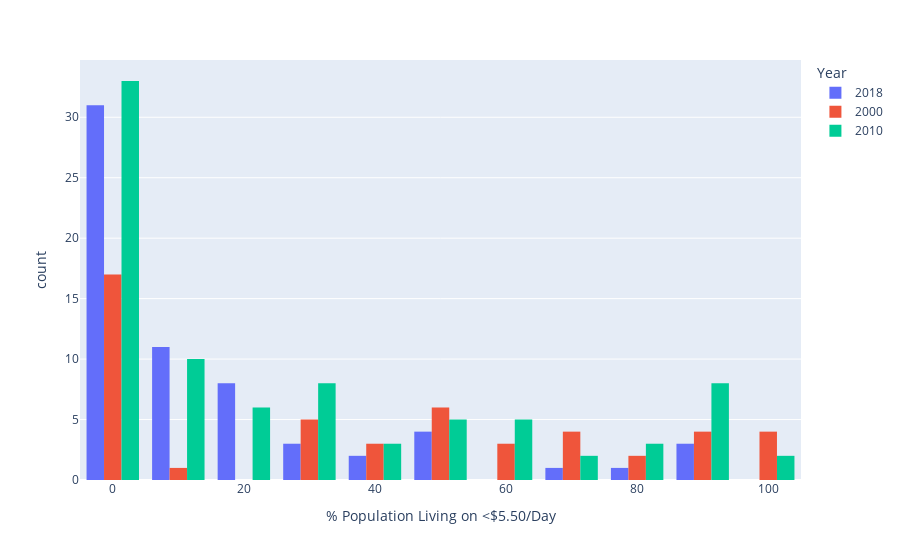

Notebook code cell kept with this figure:
### Code cell
sample_years = fully_merged.loc[fully_merged['Year'].isin([2018, 2010, 2000])]
fig = px.histogram(sample_years, x = "% Population Living on <$5.50/Day", color = 'Year', barmode = 'group')
fig.show()

### Figure 1 — Plotly figure (JSON) as saved in the notebook; plotly's stock layout.template omitted (floating-point values rounded to 4 significant figures)
{"data": [{"alignmentgroup": "True", "bingroup": "x", "hovertemplate": "Year=2018<br>% Population Living on <$5.50/Day=%{x}<br>count=%{y}<extra></extra>", "legendgroup": "2018", "marker": {"color": "#636efa", "pattern": {"shape": ""}}, "name": "2018", "offsetgroup": "2018", "orientation": "v", "showlegend": true, "type": "histogram", "x": [88.5, 12.3, 42.5, 1, 0.4, 0.2, 23.4, 19.8, 6.9, 28.2, 11.2, 2.4, 0.1, 0.2, 0.3, 13.9, 24.2, 26.3, 0.8, 0.2, 0.1, 42.5, 2.9, 50.4, 2, 53.2, 14, 4.6, 54.8, 70.4, 2.5, 2.4, 0.6, 0.3, 22.7, 12.8, 27.1, 0.3, 92, 17.9, 0.4, 76.2, 12.6, 15.6, 22.3, 46.9, 1.1, 1.7, 10.9, 3.7, 5.2, 92.7, 2.4, 0.1, 2.4, 1.2, 0.1, 8.4, 8.5, 3.4, 0.1, 1.7, 3, 22.4], "xaxis": "x", "yaxis": "y"}, {"alignmentgroup": "True", "bingroup": "x", "hovertemplate": "Year=2000<br>% Population Living on <$5.50/Day=%{x}<br>count=%{y}<extra></extra>", "legendgroup": "2000", "marker": {"color": "#EF553B", "pattern": {"shape": ""}}, "name": "2000", "offsetgroup": "2000", "orientation": "v", "showlegend": true, "type": "histogram", "x": [80.5, 31.5, 0.2, 91.5, 65.9, 0.7, 62, 0.7, 30.4, 54.1, 30.5, 0.2, 30.2, 72.7, 45.1, 85.4, 0.2, 0.2, 73.5, 0.2, 2.5, 45.1, 95.1, 0.5, 3, 92.2, 0, 76, 43.8, 90.1, 58.9, 0.5, 35.2, 52.6, 64, 37.9, 95.9, 70.2, 1.5, 0.2, 0.2, 99.4, 48.6, 27.8, 50.6, 0.7, 1.2, 9.2, 96.4], "xaxis": "x", "yaxis": "y"}, {"alignmentgroup": "True", "bingroup": "x", "hovertemplate": "Year=2010<br>% Population Living on <$5.50/Day=%{x}<br>count=%{y}<extra></extra>", "legendgroup": "2010", "marker": {"color": "#00cc96", "pattern": {"shape": ""}}, "name": "2010", "offsetgroup": "2010", "orientation": "v", "showlegend": true, "type": "histogram", "x": [14.1, 55, 0.7, 0.8, 87.6, 3.6, 0.4, 11.4, 0.5, 53.5, 38.5, 13.2, 5.8, 0.2, 0.7, 0.2, 31.8, 34.5, 70.5, 42.1, 3.9, 93.6, 0.1, 0.3, 60.8, 0.2, 2.4, 93.8, 50.6, 2.5, 0.2, 75.5, 1.5, 4.2, 2.5, 0.5, 17.5, 14.7, 1.5, 49.7, 60.8, 9.5, 8.2, 0.1, 97.5, 96.1, 0.5, 33.3, 28.3, 37.4, 83, 0.2, 34.1, 0.3, 85.1, 21.8, 28.7, 31.5, 2.9, 1.9, 23.8, 5.6, 93.2, 2.2, 0.1, 56, 56, 88.9, 88.9, 2.3, 1.2, 0.2, 17.5, 80.7, 30.5, 15.2, 46.7, 5.3, 0.7, 1.7, 8.6, 72.4, 46.8, 20, 91.1], "xaxis": "x", "yaxis": "y"}], "layout": {"barmode": "group", "legend": {"title": {"text": "Year"}, "tracegroupgap": 0}, "margin": {"t": 60}, "xaxis": {"anchor": "y", "domain": [0, 1], "title": {"text": "% Population Living on <$5.50/Day"}}, "yaxis": {"anchor": "x", "domain": [0, 1], "title": {"text": "count"}}}}
